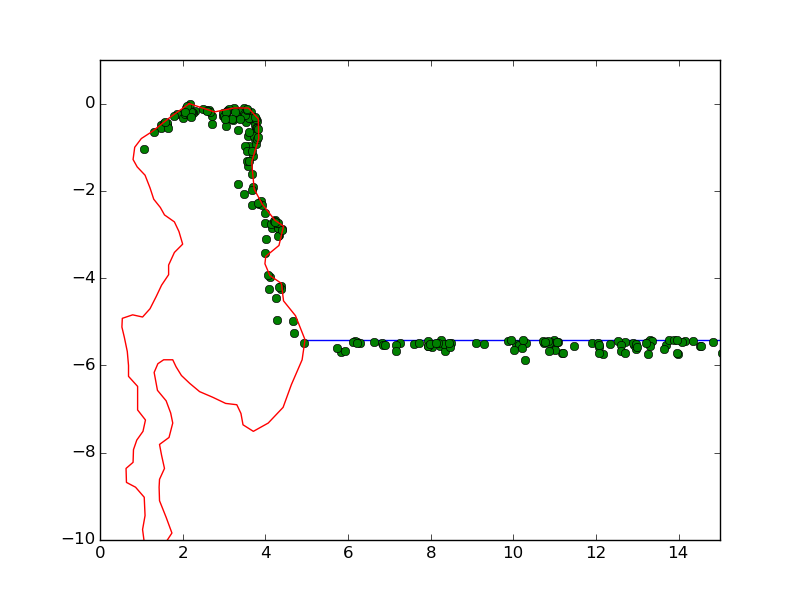

Recreate this plot in Python.
from math import pi, sqrt
# from mpl_toolkits.mplot3d import Axes3D
# from mpl_toolkits.mplot3d.art3d import Poly3DCollection
import matplotlib.pyplot as plt
import matplotlib as mpl
import numpy as np
import pylab
import sys
from aHem_array import *

exit_rad=np.load('exit_rad.npy')
exit_z=np.load('exit_z_2d.npy')

x_aHem, z_aHem = np.zeros_like(X_aHem), np.zeros_like(X_aHem)
for index in range(x_aHem.shape[0]):
    x_aHem[index], z_aHem[index] = X_aHem[index][0], X_aHem[index][2]
x_aHem = np.append(x_aHem,x_aHem[0])
z_aHem = np.append(z_aHem,z_aHem[0])

x=np.linspace(4.96,15)
y=np.zeros_like(x)-5.41

plt.plot(x,y)
plt.plot(exit_rad,exit_z,'o')
plt.axis([0, 15, -10, 1])
plt.plot(x_aHem,z_aHem)
plt.show()
